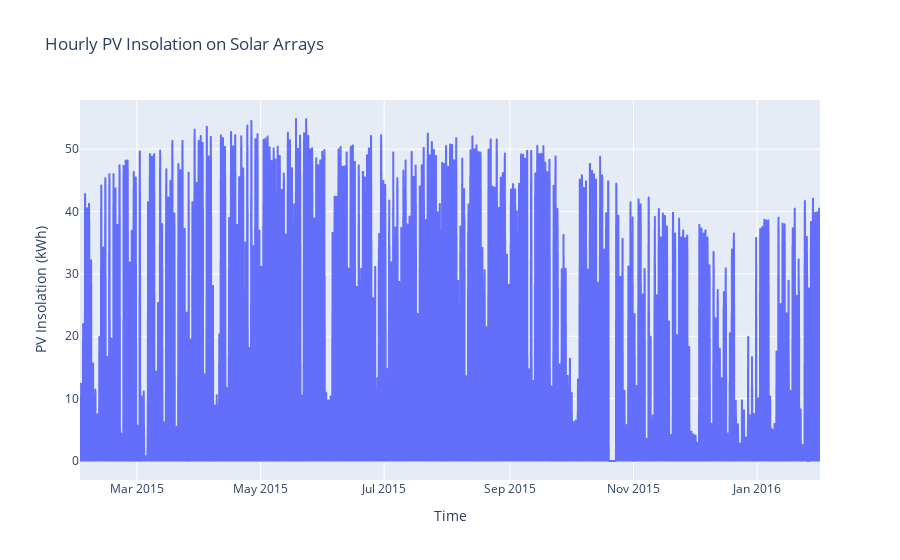

Write notebook code for a chart like this one.
### Markdown cell above
Values of the coefficient of variation that exceed 1 indicate greater dispersion, and this indicates one standard deviation is 1.54 times (rounded) as wide as the mean - variable energy generation.

Can we view this with a line graph?

### Code cell
# Convert the 'Timestamp' column to datetime format
solar.with_columns(
    plr.col("Timestamp").str.to_datetime("%Y-%m-%d %H:%M:%S", strict=False)
)
# Create a line plot using Plotly
fig = px.line(solar.to_pandas(), x="Timestamp", y="PV_PVInsolationHArray",
              title="Hourly PV Insolation on Solar Arrays",
              labels={"PV_PVInsolationHArray": "PV Insolation (kWh)", "Timestamp": "Time"})
fig.show()

### Figure 1 — Plotly figure (JSON) as saved in the notebook; plotly's stock layout.template omitted (floating-point values rounded to 4 significant figures; data arrays with more than 128 entries replaced by an {"elided": "..."} marker saying what was removed)
{"data": [{"hovertemplate": "Time=%{x}<br>PV Insolation (kWh)=%{y}<extra></extra>", "legendgroup": "", "line": {"color": "#636efa", "dash": "solid"}, "marker": {"symbol": "circle"}, "mode": "lines", "name": "", "showlegend": false, "type": "scattergl", "x": {"elided": "8760 str values"}, "xaxis": "x", "y": {"elided": "8760 float values"}, "yaxis": "y"}], "layout": {"legend": {"tracegroupgap": 0}, "title": {"text": "Hourly PV Insolation on Solar Arrays"}, "xaxis": {"anchor": "y", "domain": [0, 1], "title": {"text": "Time"}}, "yaxis": {"anchor": "x", "domain": [0, 1], "title": {"text": "PV Insolation (kWh)"}}}}
